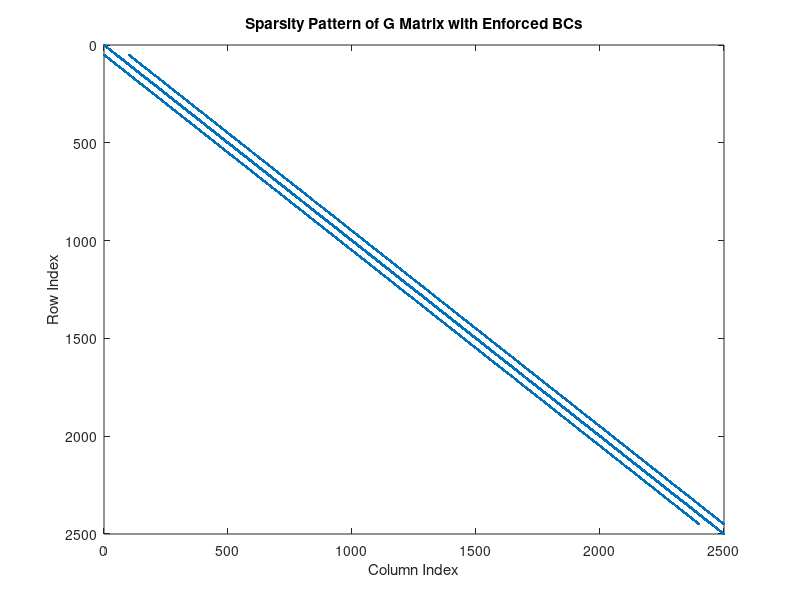

Write MATLAB code to recreate this figure.
% Grid Size
nx = 50; 
ny = 50; 
N = nx * ny;  % Total number of grid points

% Sparse matrix initialization
G = sparse(N, N);

% Finite Difference Coefficients for 5-point Laplacian
for i = 1:nx
    for j = 1:ny
        n = j + (i - 1) * ny;  % Mapping 2D indices to 1D index
        
        if i == 1 || i == nx || j == 1 || j == ny
            % Boundary Condition: u = 0
            G(n, :) = 0;    % Set entire row to 0
            G(n, n) = 1;    % Set diagonal entry to 1
        else
            % Interior points: Discretized 2D Laplacian (5-point stencil)
            G(n, n) = -4;
            G(n, n - 1) = 1;   % Left neighbor
            G(n, n + 1) = 1;   % Right neighbor
            G(n, n - ny) = 1;  % Bottom neighbor
            G(n, n + ny) = 1;  % Top neighbor
        end
    end
end

% Display matrix structure
spy(G);
title('Sparsity Pattern of G Matrix with Enforced BCs');
xlabel('Column Index');
ylabel('Row Index');
